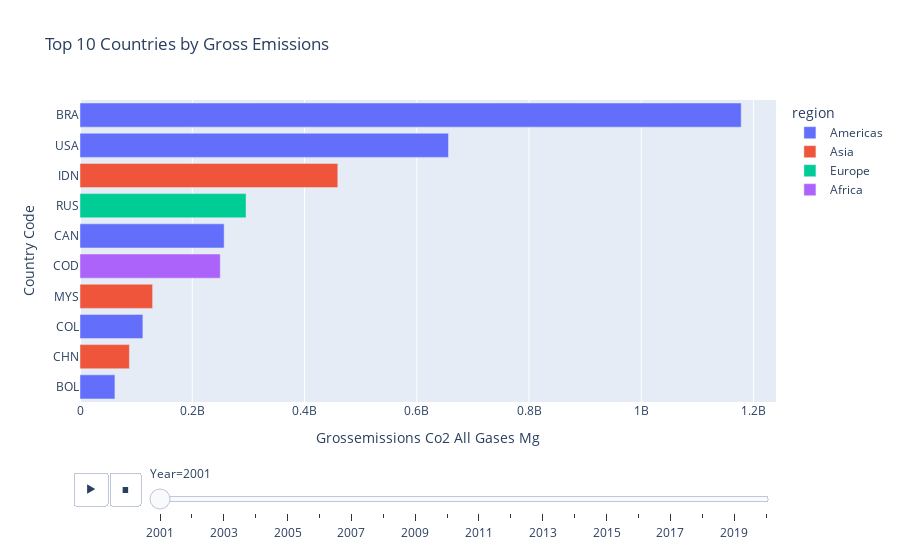
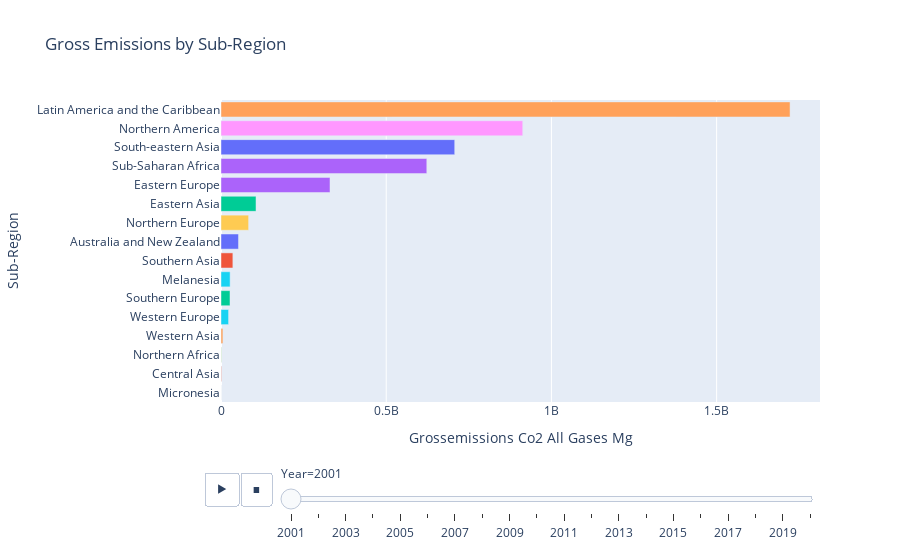

Write notebook code for charts like these, in order.
### Code cell
visualizer.map_country("GrossEmissions_Co2_all_gases_Mg", "Global Gross Emissions by Country", "Blues", output_mode="show")
visualizer.map_region("GrossEmissions_Co2_all_gases_Mg", "Global Gross Emissions by Sub-Region", "Blues", output_mode="show")
visualizer.top_countries("GrossEmissions_Co2_all_gases_Mg", "Top 10 Countries by Gross Emissions", output_mode="show")
visualizer.top_regions("GrossEmissions_Co2_all_gases_Mg", "Gross Emissions by Sub-Region", output_mode="show")
visualizer.country_trend("USA", "GrossEmissions_Co2_all_gases_Mg", "Gross Emissions for USA by Year", "orange", output_mode="show")
visualizer.global_trend("GrossEmissions_Co2_all_gases_Mg", "Total Gross Emissions Worldwide by Year", "purple", output_mode="show")

### Figure 1 — Plotly figure (JSON) as saved in the notebook; plotly's stock layout.template omitted (floating-point values rounded to 4 significant figures)
{"data": [{"alignmentgroup": "True", "hovertemplate": "region=Americas<br>Year=2001<br>Grossemissions Co2 All Gases Mg=%{x}<br>Country Code=%{y}<extra></extra>", "legendgroup": "Americas", "marker": {"color": "#636efa", "pattern": {"shape": ""}}, "name": "Americas", "offsetgroup": "Americas", "orientation": "h", "showlegend": true, "textposition": "auto", "type": "bar", "x": [1177964711, 656500000.0, 256800000.0, 112000000.0, 62230000.0], "xaxis": "x", "y": ["BRA", "USA", "CAN", "COL", "BOL"], "yaxis": "y"}, {"alignmentgroup": "True", "hovertemplate": "region=Asia<br>Year=2001<br>Grossemissions Co2 All Gases Mg=%{x}<br>Country Code=%{y}<extra></extra>", "legendgroup": "Asia", "marker": {"color": "#EF553B", "pattern": {"shape": ""}}, "name": "Asia", "offsetgroup": "Asia", "orientation": "h", "showlegend": true, "textposition": "auto", "type": "bar", "x": [459300000.0, 129300000.0, 88000000.0], "xaxis": "x", "y": ["IDN", "MYS", "CHN"], "yaxis": "y"}, {"alignmentgroup": "True", "hovertemplate": "region=Europe<br>Year=2001<br>Grossemissions Co2 All Gases Mg=%{x}<br>Country Code=%{y}<extra></extra>", "legendgroup": "Europe", "marker": {"color": "#00cc96", "pattern": {"shape": ""}}, "name": "Europe", "offsetgroup": "Europe", "orientation": "h", "showlegend": true, "textposition": "auto", "type": "bar", "x": [295800000.0], "xaxis": "x", "y": ["RUS"], "yaxis": "y"}, {"alignmentgroup": "True", "hovertemplate": "region=Africa<br>Year=2001<br>Grossemissions Co2 All Gases Mg=%{x}<br>Country Code=%{y}<extra></extra>", "legendgroup": "Africa", "marker": {"color": "#ab63fa", "pattern": {"shape": ""}}, "name": "Africa", "offsetgroup": "Africa", "orientation": "h", "showlegend": true, "textposition": "auto", "type": "bar", "x": [249900000.0], "xaxis": "x", "y": ["COD"], "yaxis": "y"}], "layout": {"barmode": "relative", "legend": {"title": {"text": "region"}, "tracegroupgap": 0}, "showlegend": true, "sliders": [{"active": 0, "currentvalue": {"prefix": "Year="}, "len": 0.9, "pad": {"b": 10, "t": 60}, "steps": [{"args": [["2001"], {"frame": {"duration": 0, "redraw": true}, "fromcurrent": true, "mode": "immediate", "transition": {"duration": 0, "easing": "linear"}}], "label": "2001", "method": "animate"}, {"args": [["2002"], {"frame": {"duration": 0, "redraw": true}, "fromcurrent": true, "mode": "immediate", "transition": {"duration": 0, "easing": "linear"}}], "label": "2002", "method": "animate"}, {"args": [["2003"], {"frame": {"duration": 0, "redraw": true}, "fromcurrent": true, "mode": "immediate", "transition": {"duration": 0, "easing": "linear"}}], "label": "2003", "method": "animate"}, {"args": [["2004"], {"frame": {"duration": 0, "redraw": true}, "fromcurrent": true, "mode": "immediate", "transition": {"duration": 0, "easing": "linear"}}], "label": "2004", "method": "animate"}, {"args": [["2005"], {"frame": {"duration": 0, "redraw": true}, "fromcurrent": true, "mode": "immediate", "transition": {"duration": 0, "easing": "linear"}}], "label": "2005", "method": "animate"}, {"args": [["2006"], {"frame": {"duration": 0, "redraw": true}, "fromcurrent": true, "mode": "immediate", "transition": {"duration": 0, "easing": "linear"}}], "label": "2006", "method": "animate"}, {"args": [["2007"], {"frame": {"duration": 0, "redraw": true}, "fromcurrent": true, "mode": "immediate", "transition": {"duration": 0, "easing": "linear"}}], "label": "2007", "method": "animate"}, {"args": [["2008"], {"frame": {"duration": 0, "redraw": true}, "fromcurrent": true, "mode": "immediate", "transition": {"duration": 0, "easing": "linear"}}], "label": "2008", "method": "animate"}, {"args": [["2009"], {"frame": {"duration": 0, "redraw": true}, "fromcurrent": true, "mode": "immediate", "transition": {"duration": 0, "easing": "linear"}}], "label": "2009", "method": "animate"}, {"args": [["2010"], {"frame": {"duration": 0, "redraw": true}, "fromcurrent": true, "mode": "immediate", "transition": {"duration": 0, "easing": "linear"}}], "label": "2010", "method": "animate"}, {"args": [["2011"], {"frame": {"duration": 0, "redraw": true}, "fromcurrent": true, "mode": "immediate", "transition": {"duration": 0, "easing": "linear"}}], "label": "2011", "method": "animate"}, {"args": [["2012"], {"frame": {"duration": 0, "redraw": true}, "fromcurrent": true, "mode": "immediate", "transition": {"duration": 0, "easing": "linear"}}], "label": "2012", "method": "animate"}, {"args": [["2013"], {"frame": {"duration": 0, "redraw": true}, "fromcurrent": true, "mode": "immediate", "transition": {"duration": 0, "easing": "linear"}}], "label": "2013", "method": "animate"}, {"args": [["2014"], {"frame": {"duration": 0, "redraw": true}, "fromcurrent": true, "mode": "immediate", "transition": {"duration": 0, "easing": "linear"}}], "label": "2014", "method": "animate"}, {"args": [["2015"], {"frame": {"duration": 0, "redraw": true}, "fromcurrent": true, "mode": "immediate", "transition": {"duration": 0, "easing": "linear"}}], "label": "2015", "method": "animate"}, {"args": [["2016"], {"frame": {"duration": 0, "redraw": true}, "fromcurrent": true, "mode": "immediate", "transition": {"duration": 0, "easing": "linear"}}], "label": "2016", "method": "animate"}, {"args": [["2017"], {"frame": {"duration": 0, "redraw": true}, "fromcurrent": true, "mode": "immediate", "transition": {"duration": 0, "easing": "linear"}}], "label": "2017", "method": "animate"}, {"args": [["2018"], {"frame": {"duration": 0, "redraw": true}, "fromcurrent": true, "mode": "immediate", "transition": {"duration": 0, "easing": "linear"}}], "label": "2018", "method": "animate"}, {"args": [["2019"], {"frame": {"duration": 0, "redraw": true}, "fromcurrent": true, "mode": "immediate", "transition": {"duration": 0, "easing": "linear"}}], "label": "2019", "method": "animate"}, {"args": [["2020"], {"frame": {"duration": 0, "redraw": true}, "fromcurrent": true, "mode": "immediate", "transition": {"duration": 0, "easing": "linear"}}], "label": "2020", "method": "animate"}], "x": 0.1, "xanchor": "left", "y": 0, "yanchor": "top"}], "title": {"text": "Top 10 Countries by Gross Emissions"}, "updatemenus": [{"buttons": [{"args": [null, {"frame": {"duration": 500, "redraw": true}, "fromcurrent": true, "mode": "immediate", "transition": {"duration": 500, "easing": "linear"}}], "label": "&#9654;", "method": "animate"}, {"args": [[null], {"frame": {"duration": 0, "redraw": true}, "fromcurrent": true, "mode": "immediate", "transition": {"duration": 0, "easing": "linear"}}], "label": "&#9724;", "method": "animate"}], "direction": "left", "pad": {"r": 10, "t": 70}, "showactive": false, "type": "buttons", "x": 0.1, "xanchor": "right", "y": 0, "yanchor": "top"}], "xaxis": {"anchor": "y", "domain": [0, 1], "title": {"text": "Grossemissions Co2 All Gases Mg"}}, "yaxis": {"anchor": "x", "categoryorder": "total ascending", "domain": [0, 1], "title": {"text": "Country Code"}}}}

### Figure 2 — Plotly figure (JSON) as saved in the notebook; plotly's stock layout.template omitted (floating-point values rounded to 4 significant figures)
{"data": [{"alignmentgroup": "True", "hovertemplate": "Sub-Region=%{y}<br>Year=2001<br>Grossemissions Co2 All Gases Mg=%{x}<extra></extra>", "legendgroup": "Australia and New Zealand", "marker": {"color": "#636efa", "pattern": {"shape": ""}}, "name": "Australia and New Zealand", "offsetgroup": "Australia and New Zealand", "orientation": "h", "showlegend": true, "textposition": "auto", "type": "bar", "x": [52900000.0], "xaxis": "x", "y": ["Australia and New Zealand"], "yaxis": "y"}, {"alignmentgroup": "True", "hovertemplate": "Sub-Region=%{y}<br>Year=2001<br>Grossemissions Co2 All Gases Mg=%{x}<extra></extra>", "legendgroup": "Central Asia", "marker": {"color": "#EF553B", "pattern": {"shape": ""}}, "name": "Central Asia", "offsetgroup": "Central Asia", "orientation": "h", "showlegend": true, "textposition": "auto", "type": "bar", "x": [1356000.0], "xaxis": "x", "y": ["Central Asia"], "yaxis": "y"}, {"alignmentgroup": "True", "hovertemplate": "Sub-Region=%{y}<br>Year=2001<br>Grossemissions Co2 All Gases Mg=%{x}<extra></extra>", "legendgroup": "Eastern Asia", "marker": {"color": "#00cc96", "pattern": {"shape": ""}}, "name": "Eastern Asia", "offsetgroup": "Eastern Asia", "orientation": "h", "showlegend": true, "textposition": "auto", "type": "bar", "x": [106000000.0], "xaxis": "x", "y": ["Eastern Asia"], "yaxis": "y"}, {"alignmentgroup": "True", "hovertemplate": "Sub-Region=%{y}<br>Year=2001<br>Grossemissions Co2 All Gases Mg=%{x}<extra></extra>", "legendgroup": "Eastern Europe", "marker": {"color": "#ab63fa", "pattern": {"shape": ""}}, "name": "Eastern Europe", "offsetgroup": "Eastern Europe", "orientation": "h", "showlegend": true, "textposition": "auto", "type": "bar", "x": [329900000.0], "xaxis": "x", "y": ["Eastern Europe"], "yaxis": "y"}, {"alignmentgroup": "True", "hovertemplate": "Sub-Region=%{y}<br>Year=2001<br>Grossemissions Co2 All Gases Mg=%{x}<extra></extra>", "legendgroup": "Latin America and the Caribbean", "marker": {"color": "#FFA15A", "pattern": {"shape": ""}}, "name": "Latin America and the Caribbean", "offsetgroup": "Latin America and the Caribbean", "orientation": "h", "showlegend": true, "textposition": "auto", "type": "bar", "x": [1722000000.0], "xaxis": "x", "y": ["Latin America and the Caribbean"], "yaxis": "y"}, {"alignmentgroup": "True", "hovertemplate": "Sub-Region=%{y}<br>Year=2001<br>Grossemissions Co2 All Gases Mg=%{x}<extra></extra>", "legendgroup": "Melanesia", "marker": {"color": "#19d3f3", "pattern": {"shape": ""}}, "name": "Melanesia", "offsetgroup": "Melanesia", "orientation": "h", "showlegend": true, "textposition": "auto", "type": "bar", "x": [27560000.0], "xaxis": "x", "y": ["Melanesia"], "yaxis": "y"}, {"alignmentgroup": "True", "hovertemplate": "Sub-Region=%{y}<br>Year=2001<br>Grossemissions Co2 All Gases Mg=%{x}<extra></extra>", "legendgroup": "Micronesia", "marker": {"color": "#FF6692", "pattern": {"shape": ""}}, "name": "Micronesia", "offsetgroup": "Micronesia", "orientation": "h", "showlegend": true, "textposition": "auto", "type": "bar", "x": [37590.0], "xaxis": "x", "y": ["Micronesia"], "yaxis": "y"}, {"alignmentgroup": "True", "hovertemplate": "Sub-Region=%{y}<br>Year=2001<br>Grossemissions Co2 All Gases Mg=%{x}<extra></extra>", "legendgroup": "Northern Africa", "marker": {"color": "#B6E880", "pattern": {"shape": ""}}, "name": "Northern Africa", "offsetgroup": "Northern Africa", "orientation": "h", "showlegend": true, "textposition": "auto", "type": "bar", "x": [1449000.0], "xaxis": "x", "y": ["Northern Africa"], "yaxis": "y"}, {"alignmentgroup": "True", "hovertemplate": "Sub-Region=%{y}<br>Year=2001<br>Grossemissions Co2 All Gases Mg=%{x}<extra></extra>", "legendgroup": "Northern America", "marker": {"color": "#FF97FF", "pattern": {"shape": ""}}, "name": "Northern America", "offsetgroup": "Northern America", "orientation": "h", "showlegend": true, "textposition": "auto", "type": "bar", "x": [913200000.0], "xaxis": "x", "y": ["Northern America"], "yaxis": "y"}, {"alignmentgroup": "True", "hovertemplate": "Sub-Region=%{y}<br>Year=2001<br>Grossemissions Co2 All Gases Mg=%{x}<extra></extra>", "legendgroup": "Northern Europe", "marker": {"color": "#FECB52", "pattern": {"shape": ""}}, "name": "Northern Europe", "offsetgroup": "Northern Europe", "orientation": "h", "showlegend": true, "textposition": "auto", "type": "bar", "x": [83560000.0], "xaxis": "x", "y": ["Northern Europe"], "yaxis": "y"}, {"alignmentgroup": "True", "hovertemplate": "Sub-Region=%{y}<br>Year=2001<br>Grossemissions Co2 All Gases Mg=%{x}<extra></extra>", "legendgroup": "South-eastern Asia", "marker": {"color": "#636efa", "pattern": {"shape": ""}}, "name": "South-eastern Asia", "offsetgroup": "South-eastern Asia", "orientation": "h", "showlegend": true, "textposition": "auto", "type": "bar", "x": [707300000.0], "xaxis": "x", "y": ["South-eastern Asia"], "yaxis": "y"}, {"alignmentgroup": "True", "hovertemplate": "Sub-Region=%{y}<br>Year=2001<br>Grossemissions Co2 All Gases Mg=%{x}<extra></extra>", "legendgroup": "Southern Asia", "marker": {"color": "#EF553B", "pattern": {"shape": ""}}, "name": "Southern Asia", "offsetgroup": "Southern Asia", "orientation": "h", "showlegend": true, "textposition": "auto", "type": "bar", "x": [35910000.0], "xaxis": "x", "y": ["Southern Asia"], "yaxis": "y"}, {"alignmentgroup": "True", "hovertemplate": "Sub-Region=%{y}<br>Year=2001<br>Grossemissions Co2 All Gases Mg=%{x}<extra></extra>", "legendgroup": "Southern Europe", "marker": {"color": "#00cc96", "pattern": {"shape": ""}}, "name": "Southern Europe", "offsetgroup": "Southern Europe", "orientation": "h", "showlegend": true, "textposition": "auto", "type": "bar", "x": [27240000.0], "xaxis": "x", "y": ["Southern Europe"], "yaxis": "y"}, {"alignmentgroup": "True", "hovertemplate": "Sub-Region=%{y}<br>Year=2001<br>Grossemissions Co2 All Gases Mg=%{x}<extra></extra>", "legendgroup": "Sub-Saharan Africa", "marker": {"color": "#ab63fa", "pattern": {"shape": ""}}, "name": "Sub-Saharan Africa", "offsetgroup": "Sub-Saharan Africa", "orientation": "h", "showlegend": true, "textposition": "auto", "type": "bar", "x": [622800000.0], "xaxis": "x", "y": ["Sub-Saharan Africa"], "yaxis": "y"}, {"alignmentgroup": "True", "hovertemplate": "Sub-Region=%{y}<br>Year=2001<br>Grossemissions Co2 All Gases Mg=%{x}<extra></extra>", "legendgroup": "Western Asia", "marker": {"color": "#FFA15A", "pattern": {"shape": ""}}, "name": "Western Asia", "offsetgroup": "Western Asia", "orientation": "h", "showlegend": true, "textposition": "auto", "type": "bar", "x": [5802000.0], "xaxis": "x", "y": ["Western Asia"], "yaxis": "y"}, {"alignmentgroup": "True", "hovertemplate": "Sub-Region=%{y}<br>Year=2001<br>Grossemissions Co2 All Gases Mg=%{x}<extra></extra>", "legendgroup": "Western Europe", "marker": {"color": "#19d3f3", "pattern": {"shape": ""}}, "name": "Western Europe", "offsetgroup": "Western Europe", "orientation": "h", "showlegend": true, "textposition": "auto", "type": "bar", "x": [22900000.0], "xaxis": "x", "y": ["Western Europe"], "yaxis": "y"}], "layout": {"barmode": "relative", "legend": {"title": {"text": "Sub-Region"}, "tracegroupgap": 0}, "showlegend": false, "sliders": [{"active": 0, "currentvalue": {"prefix": "Year="}, "len": 0.9, "pad": {"b": 10, "t": 60}, "steps": [{"args": [["2001"], {"frame": {"duration": 0, "redraw": true}, "fromcurrent": true, "mode": "immediate", "transition": {"duration": 0, "easing": "linear"}}], "label": "2001", "method": "animate"}, {"args": [["2002"], {"frame": {"duration": 0, "redraw": true}, "fromcurrent": true, "mode": "immediate", "transition": {"duration": 0, "easing": "linear"}}], "label": "2002", "method": "animate"}, {"args": [["2003"], {"frame": {"duration": 0, "redraw": true}, "fromcurrent": true, "mode": "immediate", "transition": {"duration": 0, "easing": "linear"}}], "label": "2003", "method": "animate"}, {"args": [["2004"], {"frame": {"duration": 0, "redraw": true}, "fromcurrent": true, "mode": "immediate", "transition": {"duration": 0, "easing": "linear"}}], "label": "2004", "method": "animate"}, {"args": [["2005"], {"frame": {"duration": 0, "redraw": true}, "fromcurrent": true, "mode": "immediate", "transition": {"duration": 0, "easing": "linear"}}], "label": "2005", "method": "animate"}, {"args": [["2006"], {"frame": {"duration": 0, "redraw": true}, "fromcurrent": true, "mode": "immediate", "transition": {"duration": 0, "easing": "linear"}}], "label": "2006", "method": "animate"}, {"args": [["2007"], {"frame": {"duration": 0, "redraw": true}, "fromcurrent": true, "mode": "immediate", "transition": {"duration": 0, "easing": "linear"}}], "label": "2007", "method": "animate"}, {"args": [["2008"], {"frame": {"duration": 0, "redraw": true}, "fromcurrent": true, "mode": "immediate", "transition": {"duration": 0, "easing": "linear"}}], "label": "2008", "method": "animate"}, {"args": [["2009"], {"frame": {"duration": 0, "redraw": true}, "fromcurrent": true, "mode": "immediate", "transition": {"duration": 0, "easing": "linear"}}], "label": "2009", "method": "animate"}, {"args": [["2010"], {"frame": {"duration": 0, "redraw": true}, "fromcurrent": true, "mode": "immediate", "transition": {"duration": 0, "easing": "linear"}}], "label": "2010", "method": "animate"}, {"args": [["2011"], {"frame": {"duration": 0, "redraw": true}, "fromcurrent": true, "mode": "immediate", "transition": {"duration": 0, "easing": "linear"}}], "label": "2011", "method": "animate"}, {"args": [["2012"], {"frame": {"duration": 0, "redraw": true}, "fromcurrent": true, "mode": "immediate", "transition": {"duration": 0, "easing": "linear"}}], "label": "2012", "method": "animate"}, {"args": [["2013"], {"frame": {"duration": 0, "redraw": true}, "fromcurrent": true, "mode": "immediate", "transition": {"duration": 0, "easing": "linear"}}], "label": "2013", "method": "animate"}, {"args": [["2014"], {"frame": {"duration": 0, "redraw": true}, "fromcurrent": true, "mode": "immediate", "transition": {"duration": 0, "easing": "linear"}}], "label": "2014", "method": "animate"}, {"args": [["2015"], {"frame": {"duration": 0, "redraw": true}, "fromcurrent": true, "mode": "immediate", "transition": {"duration": 0, "easing": "linear"}}], "label": "2015", "method": "animate"}, {"args": [["2016"], {"frame": {"duration": 0, "redraw": true}, "fromcurrent": true, "mode": "immediate", "transition": {"duration": 0, "easing": "linear"}}], "label": "2016", "method": "animate"}, {"args": [["2017"], {"frame": {"duration": 0, "redraw": true}, "fromcurrent": true, "mode": "immediate", "transition": {"duration": 0, "easing": "linear"}}], "label": "2017", "method": "animate"}, {"args": [["2018"], {"frame": {"duration": 0, "redraw": true}, "fromcurrent": true, "mode": "immediate", "transition": {"duration": 0, "easing": "linear"}}], "label": "2018", "method": "animate"}, {"args": [["2019"], {"frame": {"duration": 0, "redraw": true}, "fromcurrent": true, "mode": "immediate", "transition": {"duration": 0, "easing": "linear"}}], "label": "2019", "method": "animate"}, {"args": [["2020"], {"frame": {"duration": 0, "redraw": true}, "fromcurrent": true, "mode": "immediate", "transition": {"duration": 0, "easing": "linear"}}], "label": "2020", "method": "animate"}], "x": 0.1, "xanchor": "left", "y": 0, "yanchor": "top"}], "title": {"text": "Gross Emissions by Sub-Region"}, "updatemenus": [{"buttons": [{"args": [null, {"frame": {"duration": 500, "redraw": true}, "fromcurrent": true, "mode": "immediate", "transition": {"duration": 500, "easing": "linear"}}], "label": "&#9654;", "method": "animate"}, {"args": [[null], {"frame": {"duration": 0, "redraw": true}, "fromcurrent": true, "mode": "immediate", "transition": {"duration": 0, "easing": "linear"}}], "label": "&#9724;", "method": "animate"}], "direction": "left", "pad": {"r": 10, "t": 70}, "showactive": false, "type": "buttons", "x": 0.1, "xanchor": "right", "y": 0, "yanchor": "top"}], "xaxis": {"anchor": "y", "domain": [0, 1], "title": {"text": "Grossemissions Co2 All Gases Mg"}}, "yaxis": {"anchor": "x", "categoryarray": ["Western Europe", "Western Asia", "Sub-Saharan Africa", "Southern Europe", "Southern Asia", "South-eastern Asia", "Northern Europe", "Northern America", "Northern Africa", "Micronesia", "Melanesia", "Latin America and the Caribbean", "Eastern Europe", "Eastern Asia", "Central Asia", "Australia and New Zealand"], "categoryorder": "total ascending", "domain": [0, 1], "title": {"text": "Sub-Region"}}}}
